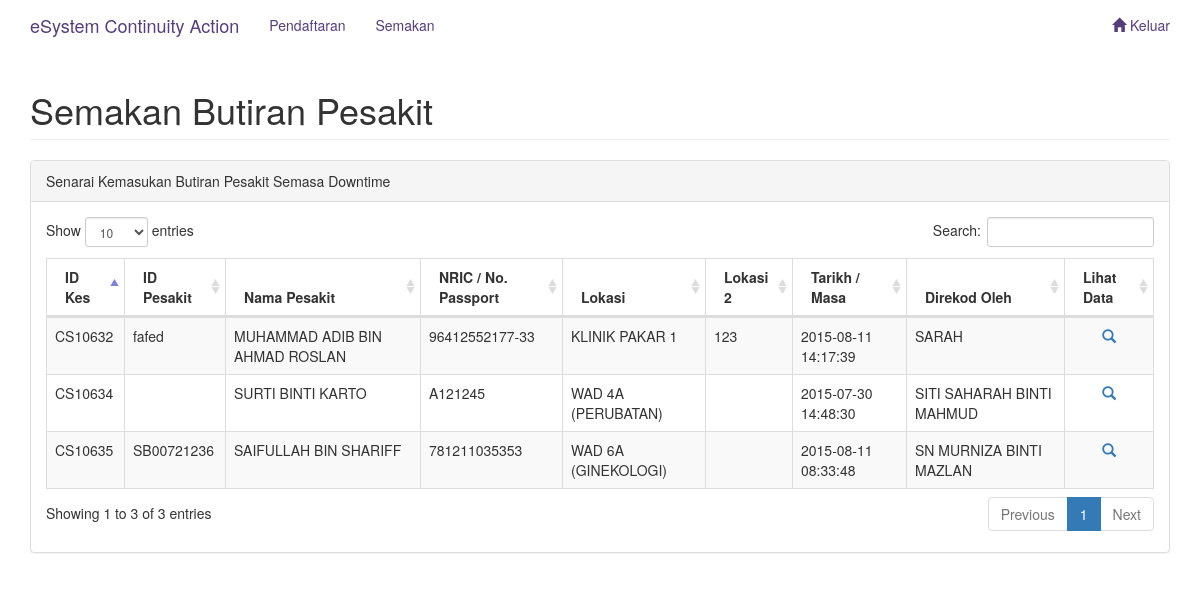
Page /guest/pages/semak.php on the committed database.
### tables this page shows
CREATE TABLE IF NOT EXISTS `daftar` (
  `num` int(255) NOT NULL AUTO_INCREMENT,
  `idtrans` int(20) NOT NULL,
  `nama_pesakit` varchar(200) NOT NULL,
  `id_pesakit` varchar(20) NOT NULL,
  `nric` varchar(21) NOT NULL,
  `dob` varchar(30) NOT NULL,
  `warganegara` varchar(20) NOT NULL,
  `nation` varchar(40) NOT NULL,
  `resit` varchar(50) NOT NULL,
  `lokasi` varchar(200) NOT NULL,
  `lokasi2` varchar(200) NOT NULL,
  `lokasi3` varchar(200) NOT NULL,
  `lokasi4` varchar(200) NOT NULL,
  `lain_lain` text NOT NULL,
  `nk1` text NOT NULL,
  `nk2` text NOT NULL,
  `doneby1` varchar(150) NOT NULL,
  `masatarikh1` datetime NOT NULL,
  `jawatan1` varchar(150) NOT NULL,
  `doneby2` varchar(150) NOT NULL,
  `masatarikh2` datetime NOT NULL,
  `jawatan2` varchar(150) NOT NULL,
  `doneby3` varchar(150) NOT NULL,
  `jawatan3` varchar(100) NOT NULL,
  PRIMARY KEY (`num`)
);

### guest/pages/semak.php (the view, shortened to what this page needs)
<?php
$connect = mysql_connect("localhost", "root", "user123") or die (mysql_error());
 $sql2 = "SELECT * FROM transaksi where status = 'Active'";
$result2 = mysql_query($sql2, $connect);
 while($row = mysql_fetch_assoc($result2)){
					$idtrans = $row['id_transaksi'];
	}
$sql = "SELECT * FROM daftar where idtrans = '$idtrans'";
$result = mysql_query($sql, $connect);
?>
<!DOCTYPE html>
<html lang="en">
  <head>
    <link href="/esca/docs/css/bootstrap.min.css" rel="stylesheet">
    <link href="/esca/docs/css/highlight.css" rel="stylesheet">
    <link href="/esca/dist/css/docs.min.css" rel="stylesheet">
    <link href="/esca/bower_components/datatables-plugins/integration/bootstrap/3/dataTables.bootstrap.css" rel="stylesheet">
    <link href="/esca/bower_components/datatables-responsive/css/dataTables.responsive.css" rel="stylesheet">
    <link href="/esca/docs/css/main.css" rel="stylesheet">
  <link rel="stylesheet" href="/esca/dist/sweetalert.css">
  </head>
  <body>
  <header role="banner" class="navbar navbar-static-top bs-docs-nav">
      <div class="container">
        <div class="navbar-header">
          <a href="/esca" class="navbar-brand">eSystem Continuity Action</a>
        </div>
	   <nav  id="collapse" role="navigation" class="collapse navbar-collapse bs-navbar-collapse-menu-right">
          <ul class="nav navbar-nav navbar-left">
            <li><a href="daftar.php"><i class="fa fa-plus-square fa-fw"></i> Pendaftaran</a></li>
            <li><a href="semak.php"><i class="fa fa-tasks fa-fw"></i>Semakan</a></li>
          </ul>
		<ul class="nav navbar-nav navbar-right">
            <li><a href="/esca"><i class="fa fa-plus-square fa-fw"><span class="glyphicon glyphicon-home" aria-hidden="true" ></span></i> Keluar</a></li>
          </ul>
        </nav>
      </div>
    </header>
    <main id="content" role="main">
	    <div class="container">
		  <div id="page-wrapper">
          <div class="row">
                <div class="col-lg-12 col-md-12 col-sm-12 col-xs-12">
                    <h1 class="page-header">Semakan Butiran Pesakit</h1>
                </div>
            </div>
		  <div class="row">
                <div class="col-lg-12 col-md-12 col-sm-12 col-xs-12">
                    <div class="panel panel-default">
                        <div class="panel-heading">
                            Senarai Kemasukan Butiran Pesakit Semasa Downtime
                        </div>
                        <div class="panel-body">
							<div class="table-responsive">
                            <div class="dataTable_wrapper">
                                <table class="table table-striped table-bordered table-hover" id="dataTables-example">
                                    <thead>
                                        <tr>
                                            <th>ID Kes</th>
                                            <th>ID Pesakit</th>
                                            <th>Nama Pesakit</th>
                                            <th>NRIC / No. Passport</th>
                                            <th>Lokasi</th>
                                            <th>Lokasi 2</th>
											<th>Tarikh / Masa</th>
											<th>Direkod Oleh</th>
											<th>Lihat Data</th>
                                        </tr>
                                    </thead>
                                    <tbody>
                                       <?php
								     while($row = mysql_fetch_array($result)){
								    	?>
                                        <tr class="gradeA">
                                            <td>CS<?php echo $row['num']; ?></td>
                                            <td><?php echo $row['id_pesakit']; ?></td>
                                            <td><?php echo $row['nama_pesakit']; ?></td>
                                            <td><?php echo $row['nric']; ?></td>
                                            <td ><?php echo $row['lokasi']; ?></td>
                                            <td ><?php echo $row['lokasi2']; ?></td>
											<td><?php echo $row['masatarikh1']; ?></td>
                                            <td><?php echo $row['doneby1']; ?></td>
											<td><center>
                        <p><a href="ubah.php?case_id=<?=$row["num"];?>"><span class="glyphicon glyphicon-search" aria-hidden="true"></span></a></p>
                    </center></td>
                                        </tr>
                                     <?php
									}
									?>
                                    </tbody>
                                </table>
                            </div>
							</div>
                        </div>
                    </div>
                </div>
            </div>
             </div>
		  </div>
    </main>
</body>
</html>

### docs/css/main.css (style rules this page uses)
body { font-family: 'Helvetica Neue', Helvetica, Arial, sans-serif; padding-bottom: 50px; }
.page-header { text-align: left; }

### rows in the picture
daftar: num "10632", id_pesakit "fafed", nama_pesakit "MUHAMMAD ADIB BIN AHMAD ROSLAN", nric "96412552177-33", lokasi "KLINIK PAKAR 1", lokasi2 "123", masatarikh1 "2015-08-11 14:17:39", doneby1 "SARAH"
daftar: num "10634", nama_pesakit "SURTI BINTI KARTO", nric "A121245", lokasi "WAD 4A (PERUBATAN)", masatarikh1 "2015-07-30 14:48:30", doneby1 "SITI SAHARAH BINTI MAHMUD"
daftar: num "10635", id_pesakit "SB00721236", nama_pesakit "SAIFULLAH BIN SHARIFF", nric "781211035353", lokasi "WAD 6A (GINEKOLOGI)", masatarikh1 "2015-08-11 08:33:48", doneby1 "SN MURNIZA BINTI MAZLAN"
